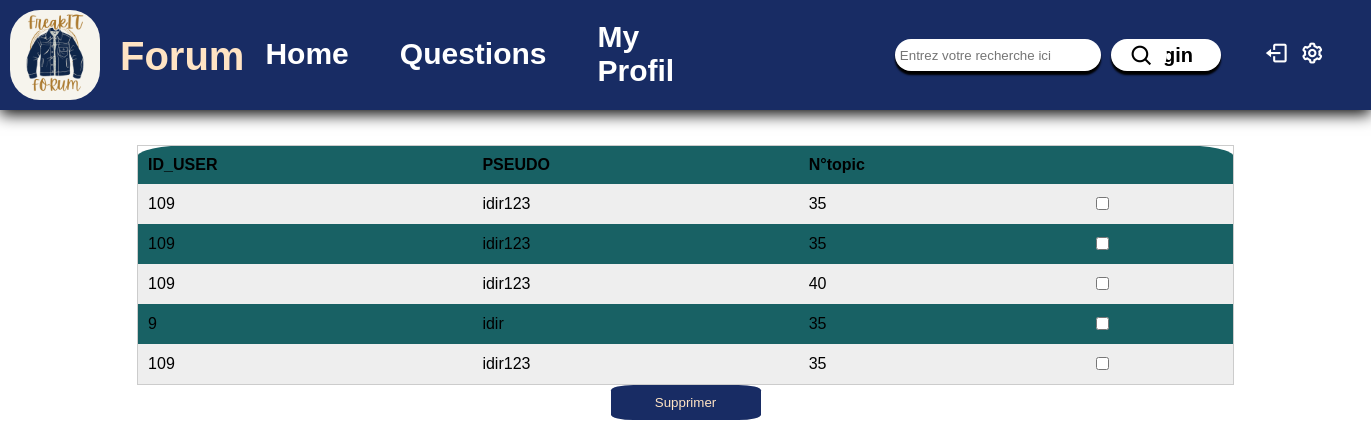
/forum/action/admin/all_topic.php (signed in), run on the app's committed database.
### tables this page shows
CREATE TABLE IF NOT EXISTS `sujets` (
  `ID_TOPIC` int NOT NULL AUTO_INCREMENT,
  `ID_CATEGORY` int NOT NULL,
  `TITLE` varchar(33) NOT NULL,
  `ID_USER` int NOT NULL,
  `PSEUDO_USER` varchar(33) NOT NULL,
  `DATE_CREATE` timestamp NOT NULL,
  `TOPIC_CLOSE` tinyint NOT NULL DEFAULT '0',
  PRIMARY KEY (`ID_TOPIC`),
  KEY `ID_USER` (`ID_USER`),
  KEY `ID_CATEGOTY` (`ID_CATEGORY`)
);

### forum/action/admin/all_topic.php (the view, shortened to what this page needs)
<?php
require('../connection_BDO.php');
require('bar_nav_forum.php');
$req_all_topic =$bdd->prepare('SELECT * FROM sujets');
$req_all_topic->execute();
$data =$req_all_topic->fetchAll();
echo "<link rel=' stylesheet' href='../../assets/style_Allcategory.css'>";
echo "<form       method='POST'>
        <table class ='tab'>
        <tr>
         <th>ID_USER</th>
         <th>PSEUDO</th>
         <th>N°topic</th>
         </tr>";
foreach ($data as $row){
        $id_data = $row["ID_TOPIC"];
        echo "<tr>
         <td>" . $row["ID_USER"] . "</td>
         <td>" . $row["PSEUDO_USER"] . "</td>
         <td>" . $row["ID_CATEGORY"] . "</td>
        <td><input type='checkbox' value=" . $id_data . " name='id_data[]'></td>
         </tr>";
}
echo "</table>";
echo "<input type='submit' id='btn_del' value='Supprimer' name='delete' formaction = 'delete_topic.php'>";
echo "</form>";

### forum/action/admin/bar_nav_forum.php (shortened to what this page needs)
<!DOCTYPE html>
<html lang="en">
<head>
    <link rel="stylesheet" href=/ecole_it_php/forum/assets/navbar.css>
    <link href='https://unpkg.com/boxicons@2.1.4/css/boxicons.min.css' rel='stylesheet'>
</head>
<body>
  <div class="general">
    <img class="logo" src="../../assets\img_forum\logo.png" alt="freakIT Forum">
    <header class= "element_nav_bar">
    <h1> Forum</h1>
    <form action="../../recherche.php" method="GET">
     <nav>
      <a id="accuiel" href="\ecole_it_php\forum\home.php"> Home </a>
      <a id="Question" href= "\ecole_it_php\forum\publish_question.php"> Questions </a>
      <a id="Myprofil" href="\ecole_it_php\forum\Myprofil.php"> My Profil</a>
      <a  id="btn_logout"     href="\ecole_it_php\forum\logout.php"><i class='bx bx-log-out'></i></a>
      <a id ='btn_admin'  href= \ecole_it_php\forum\action\admin\administrateur.php><i class='bx bx-cog'></i></a>
      <input type="search" id="input_search" name="search"     placeholder="Entrez votre recherche ici ">
      <form action="sign-up.php">
      <button type="submit" id="btn_search"> <i class='bx bx-search'></i></button>
      </form>
    </nav>
    </header>
  </div>
</html>

### forum/assets/navbar.css (style rules this page uses)
.logo { position: relative; max-width: 100px; border-radius: 35%; padding: 5px; max-height: 90px; margin:5px; }
body { margin: 0; padding: 0; box-sizing: border-box; width: 100%; }
.general { background-color: #182C64; box-shadow: 0 4px 15px rgba(0, 0, 0.7); display: flex; justify-content: space-between; }
h1 { font-weight: 700; color:bisque; font-size: 40px; margin-top: 30px; margin-left: 10px; }
header { width: 100%; display: flex; justify-content: space-between; height: 110px; align-items: center; }
nav { margin-right: 150px; display: flex; align-items: center; }
nav a { padding: 5px; margin: 16px 25px 16px 16px; font-size: 30px; color:white; text-decoration: none; font-weight: 700; }
#input_search { padding: 5px; background-color: white; width: 225px; height: 32px; border-radius: 30px; border:none; box-shadow: 0 4px 2px rgba(0, 0, 0.7); }
#btn_search { position: absolute; background-color: white; padding: 5px; top: 39px; left: 1117px; height: 32px; width: 50px; border: none; border-radius: 30px; }
#btn_logout { position:relative; left: 500px; border: none; }
#btn_admin { position:relative; left: 460px; border: none; }
i { font-size: 25px; }
nav a::after { content:''; width:0%; height: 2px; background-color: skyblue; display: block; transition: 0.9s; }

### forum/assets/style_Allcategory.css (style rules this page uses)
body { font-family: sans-serif; margin: 0; padding: 0; }
.tab { width: 80%; margin: 0 auto; border-collapse: collapse; border: 1px solid #ccc; padding: 20px; margin-top: 35px; background-color:#186164; border-radius: 5%; }
.tab th, .tab td { text-align: left; padding: 10px; }
.tab tr:nth-child(even) { background-color: #eee; }
#btn_del { background-color:#182C64; color: bisque; padding: 10px 10px; border: none; cursor: pointer; margin: auto; display: flex; justify-content: center; border-radius: 15%; width: 150px; }

### data on the page
sujets: ID_USER "109", PSEUDO_USER "idir123", ID_CATEGORY "35"
sujets: ID_USER "109", PSEUDO_USER "idir123", ID_CATEGORY "35"
sujets: ID_USER "109", PSEUDO_USER "idir123", ID_CATEGORY "40"
sujets: ID_USER "9", PSEUDO_USER "idir", ID_CATEGORY "35"
sujets: ID_USER "109", PSEUDO_USER "idir123", ID_CATEGORY "35"
